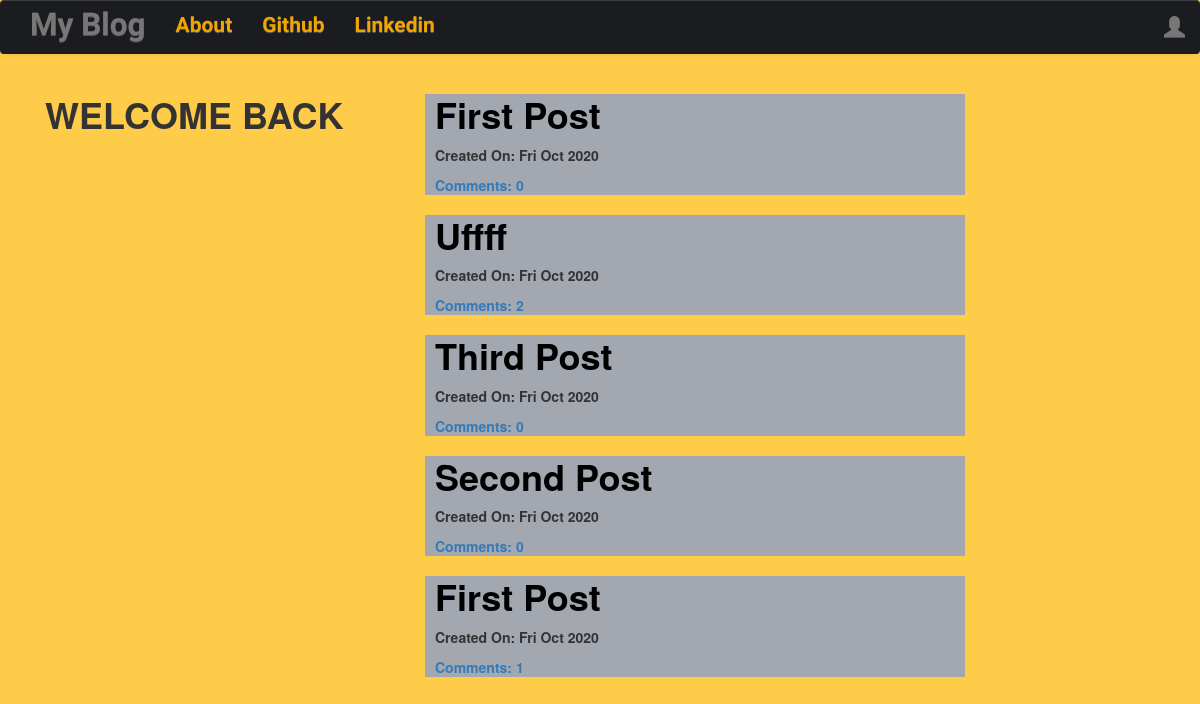
The app's page /, older data.
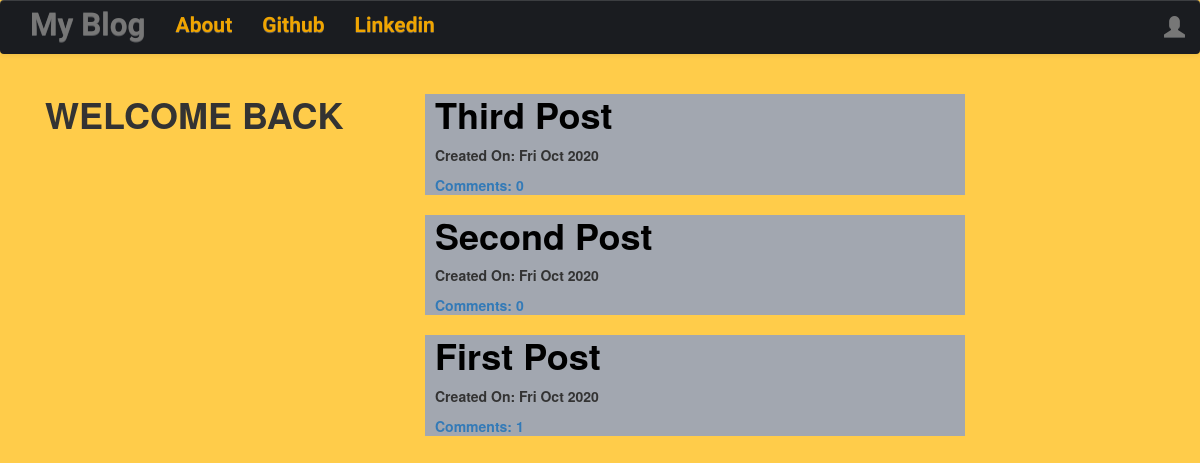
The same page, newer data.
### blog/models.py (models this page shows, shortened)
class Post(models.Model):
    author=models.ForeignKey('auth.user', on_delete=models.CASCADE)
    title=models.CharField(max_length=254)
    text=models.TextField()
    created_date=models.DateTimeField(default=timezone.now())
    published_date=models.DateTimeField(blank=True,null=True)
    def approve_comments(self):
        return self.comments.filter(approved_comment=True)

### blog/views.py (the view)
# urls.py: url(r'^$',views.PostListView.as_view(),name='post_list'),
class PostListView(ListView):
    model=Post
    def get_queryset(self):
        return Post.objects.filter(published_date__lte=timezone.now()).order_by('-published_date')

### blog/templates/blog/post_list.html (shortened to what this page needs)
{% extends "blog/base.html" %}
{% block content %}
    <div class="col-md-4">
      <h1><strong>WELCOME BACK</strong></h1>
    </div>
  <div class="col-md-6">
    <div class="centerstage" >
        {% for post in post_list %}
        <div class="post" style="background-color:#a2a7b0">
          <h1 style="margin-left:10px" ><a style="color:black" href="{% url 'post_detail' pk=post.pk %}"><strong>{{post.title}}</strong></a></h1>
          <div class="date">
            <p style="margin-left:10px" ><strong>Created On: {{post.created_date|date:"D M Y"}}</strong></p>
          </div>
          <a style="margin-left:10px"  href="{% url 'post_detail' pk=post.pk %}"><strong>Comments: {{post.approve_comments.count}}</strong></a>
        </div>
        {% endfor %}
    </div>
  </div>
{% endblock %}

Row changes from the older to the newer data that the page shows:
removed Post: title "First Post", created_date "Fri Oct 2020", approve_comments.count "0"
removed Post: title "Uffff", created_date "Fri Oct 2020", approve_comments.count "2"
